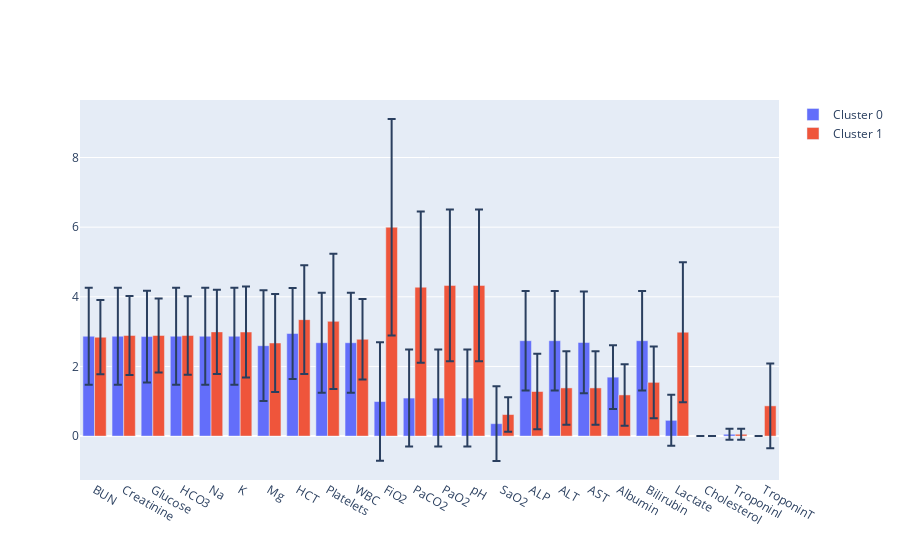

Write notebook code for a chart like this one.
### Markdown cell above
## summary

### Code cell
clusters = [

[1836, 48, 1879, 287, 1528, 509, 72, 978, 274, 1296],

[1836, 1506, 138, 516, 497, 981, 573, 1129, 90, 1693],



]




fig2 = go.Figure()
for i_c, cluster in enumerate(clusters):
    list_summary = []
    for i in cluster:
        vector = res[i].sum(1)/res[i].shape[1]*24
        list_summary.append(vector)

    vec_mean = np.mean(list_summary,axis=0)
    vec_std = np.std(list_summary,axis=0)


    
    _ = fig2.add_trace(go.Bar(
        name=f'Cluster {i_c}',
        x=list(res_labels), y=vec_mean,
        error_y=dict(type='data', array=vec_std)
    ))

fig2.show()

### Figure 1 — Plotly figure (JSON) as saved in the notebook; plotly's stock layout.template omitted (floating-point values rounded to 4 significant figures)
{"data": [{"error_y": {"array": [1.393, 1.393, 1.318, 1.393, 1.393, 1.393, 1.588, 1.305, 1.437, 1.437, 1.704, 1.393, 1.393, 1.393, 1.072, 1.428, 1.428, 1.46, 0.9131, 1.428, 0.7325, 0, 0.16, 0], "type": "data"}, "name": "Cluster 0", "type": "bar", "x": ["BUN", "Creatinine", "Glucose", "HCO3", "Na", "K", "Mg", "HCT", "Platelets", "WBC", "FiO2", "PaCO2", "PaO2", "pH", "SaO2", "ALP", "ALT", "AST", "Albumin", "Bilirubin", "Lactate", "Cholesterol", "TroponinI", "TroponinT"], "y": [2.867, 2.867, 2.859, 2.867, 2.867, 2.867, 2.596, 2.946, 2.681, 2.681, 0.9929, 1.092, 1.092, 1.092, 0.3574, 2.74, 2.74, 2.689, 1.693, 2.74, 0.4526, 0, 0.05333, 0]}, {"error_y": {"array": [1.066, 1.134, 1.063, 1.129, 1.212, 1.304, 1.409, 1.561, 1.939, 1.156, 3.107, 2.173, 2.176, 2.176, 0.4972, 1.084, 1.056, 1.056, 0.8826, 1.03, 2.011, 0, 0.16, 1.214], "type": "data"}, "name": "Cluster 1", "type": "bar", "x": ["BUN", "Creatinine", "Glucose", "HCO3", "Na", "K", "Mg", "HCT", "Platelets", "WBC", "FiO2", "PaCO2", "PaO2", "pH", "SaO2", "ALP", "ALT", "AST", "Albumin", "Bilirubin", "Lactate", "Cholesterol", "TroponinI", "TroponinT"], "y": [2.84, 2.891, 2.891, 2.888, 2.993, 2.99, 2.674, 3.345, 3.295, 2.779, 5.999, 4.276, 4.328, 4.328, 0.6188, 1.281, 1.384, 1.384, 1.183, 1.543, 2.984, 0, 0.05333, 0.8686]}], "layout": {}}
